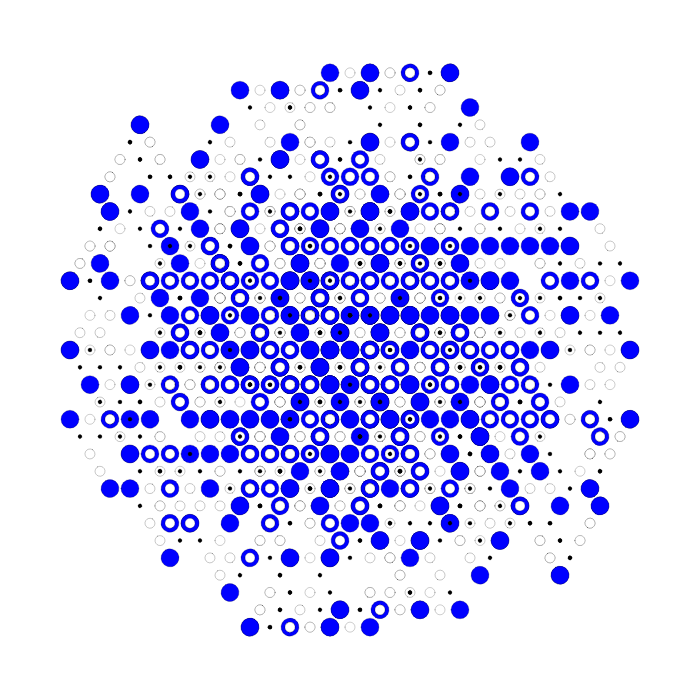
Frame 1 (no input)
Frame 60 (no input): identical to frame 1, image omitted
Frame 120 (the mouse pressed at the canvas centre since frame 60): identical to frame 1, image omitted

The p5.js sketch that drew this single still picture (run headless with seeded random() and noise() and a simulated clock; from frame 60 on, the mouse is pressed at the canvas centre):

// p5.js sketch
// ── sketch.js
//let bigRule = "FF[+FF]-FF";
let premis = "C--D";
let rules = {
  C: "+BD+D--D+C",
  D: "+BD+D--C+C",
};
let bigRule;

// start :F[+F!][-F!]BF*A
// end : F[+F!][-F!]F*AF*F[+F!][-F!]B

let lenght = 100;
let lang = 250;
let angle = 60;

function setup() {
  createCanvas(700, 700);
  angleMode(DEGREES);
  bigRule = resolveRules(premis, rules, 4);
  print(bigRule);
  groteA = random(30, 100);
  groteB = random(100, 200);
}

function draw() {
  background(255);
  translate(310, 350);
  rotate(180);
  scale(0.2);

  drawShape(bigRule);
  //angle += 0.1;
  //lenght -= 0.2;
}

function resolveRules(startRule, rules, depth) {
  let endRule = "";
  for (let c of startRule) {
    if (c in rules) {
      endRule += rules[c];
    } else {
      endRule += c;
    }
  }
  if (depth >= 1) {
    endRule = resolveRules(endRule, rules, depth - 1);
  }
  return endRule;
}

function drawShape(rule) {
  for (c of rule) {
    if (c === "A") {
      //stroke(200, 0, 0);
      strokeWeight(10);
      stroke(0, 0, 200);
      line(0, 0, lenght, 0);
      translate(lenght, 0);
    } else if (c === "+") {
      rotate(angle);
    } else if (c === "-") {
      rotate(-angle);
    } else if (c === "B") {
      fill(0, 0, 255);
      ellipse(0, 0, 90);
      translate(lenght, 0);
    } else if (c === "C") {
      fill(0, 0, 0);
      ellipse(0, 0, 20);
      translate(lenght, 0);
    } else if (c === "D") {
      fill(255, 255, 255);
      ellipse(0, 0, 50);
      translate(lenght, 0);
    }
  }
}
